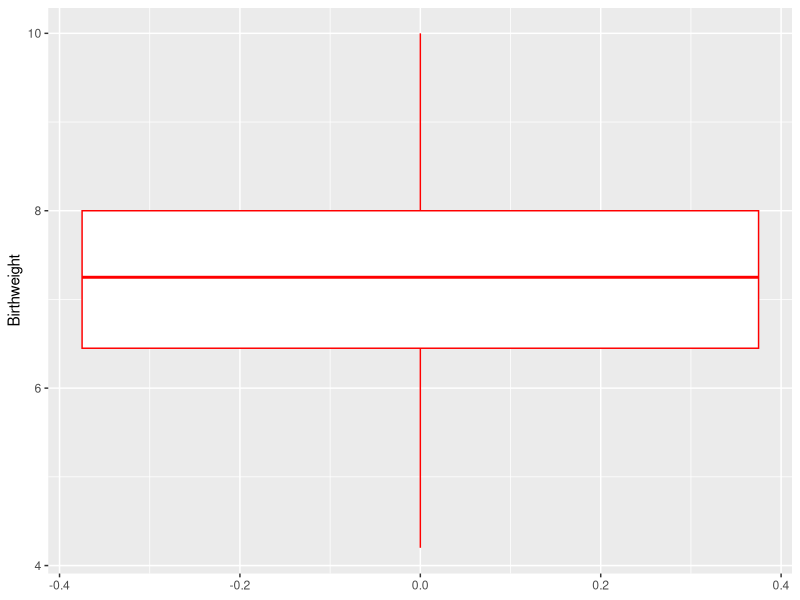

This chart was generated by the following R code:
## ---- chunk 1
bwt <- read.csv("./data/birthweight_reduced.csv")
head(bwt)
## ---- chunk 2
library(tidyverse)
#bwt$smoker <- factor(bwt$smoker, labels=c('NO','YES'))
bwt |> mutate(smoker=factor(smoker, labels=c('NO','YES'))) -> bwt
## ---- chunk 3
summary(bwt$Birthweight)
## ---- chunk 4

## ---- chunk 5
ggplot(bwt, aes(y=Birthweight))+geom_boxplot(color='red')
## ---- chunk 6
bwt |> group_by(smoker) |> summarise(num=n())
#table(bwt$smoker)
#summary(bwt$smoker)
## ---- chunk 7

## ---- chunk 8

## ---- chunk 9


## ---- chunk 10
df_sunny <- read.csv("./data/cities_sunny.csv")
head(df_sunny)
## ---- chunk 11


## ---- chunk 12


## ---- chunk 13


## ---- chunk 14


## ---- chunk 15


## ---- chunk 16



## ---- chunk 17

## ---- chunk 18

## ---- chunk 19


